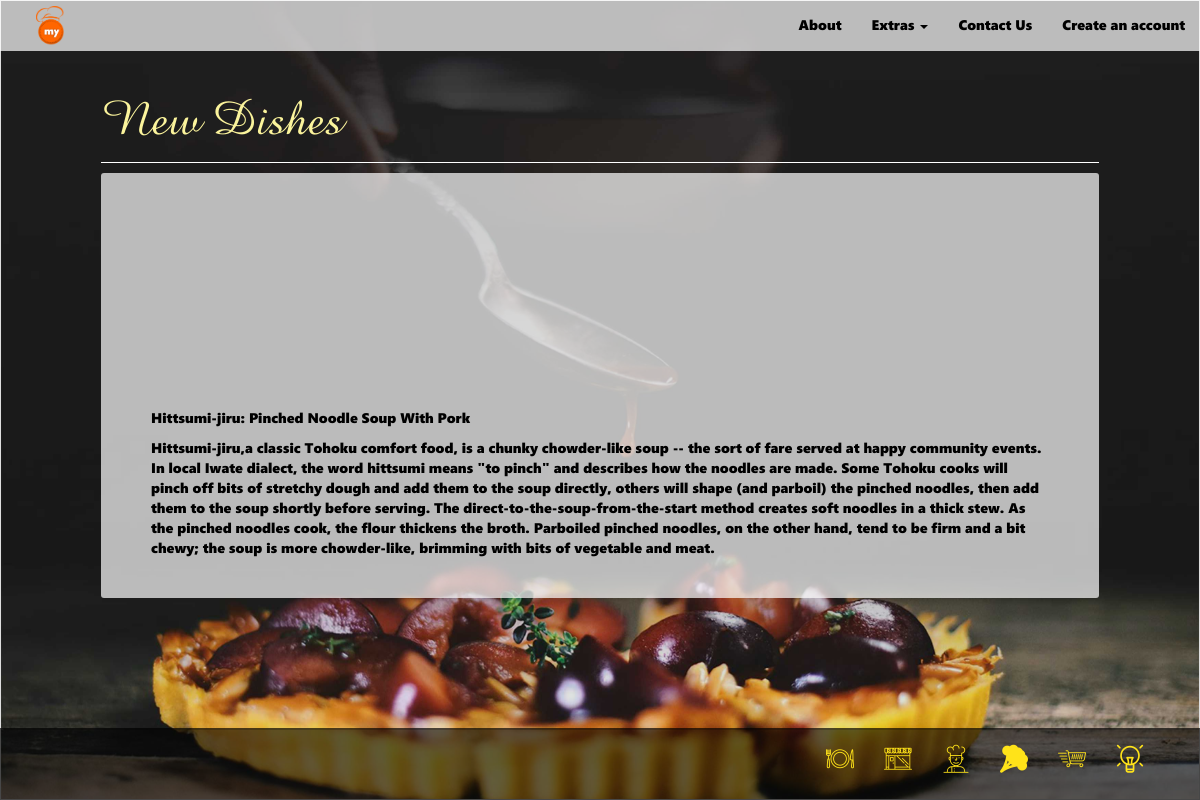
Page /index.php/user/newDishesSub/9 on the committed database.
### tables this page shows
CREATE TABLE `new_meals` (
  `id` int(11) NOT NULL,
  `Heading` text NOT NULL,
  `substring` text NOT NULL,
  `image` text NOT NULL,
  `comment` text NOT NULL,
  `date` timestamp NOT NULL DEFAULT CURRENT_TIMESTAMP
);

### application/controllers/User.php (called while the page is built, shortened)
<?php
class User extends CI_Controller {
	public $data = array(
		'title' => 'MPC',
		'sub_title' => '',
		'email' => '',
		'myOrders' => array(),
		'plan_login_url' => "",
		'session'=>null,
		'level' => 0,
		'page' => 'user',
		'type' => 'Chefs',
		'description' => 'chef meals',
		'keywords' => 'chef, meals',
	);
	public function __construct() {
		$this->data['myOrders'] 	= $this->users_model->fetchMyOrders();
		$this->data['sub_title'] 	= "";
		$this->data['isUser'] 		= false;
		$this->data['session'] 		= $_SESSION['user'] ?? null;
	}
	public function newDishesSub ($id = 0) {
		if ($id === 0) show_404();
		else {
			$this->data['dish'] = $dish = $this->meals_model->getNewMeal($id);
			if (count($this->data['dish']) < 1) show_404();
			else {
				$this->data['sub_title'] = $dish->Heading;
				$this->load->view('user/header', $this->data);
				$this->load->view('user/new_dishes_sub', $this->data);
				$this->load->view('user/footer', $this->data);
			}
		}
	}
}

### index.php (called while the page is built, shortened)
<?php
require_once BASEPATH.'core/CodeIgniter.php';

### application/models/Meals_model.php (called while the page is built, shortened)
<?php
class Meals_model extends CI_Model {
	public function getNewMeal ($id) {
		$this->db
			->select("*")
			->from("new_meals")
			->where(array('id'=>$id));
		$result = $this->db->get()->row();
		return $result;
	}
}

### application/views/user/new_dishes_sub.php (the view, shortened to what this page needs)
<div class="container-fluid full-height background-image background-01 p-l-100 p-r-100 p-t-70">
	<div class="row p-t-10 p-r-30 p-b-20 ">
		<div class="col-sm-12 text-yellow">
			<span class="curly-text-2 font-50 font-normal-100">New Dishes</span>
		</div>
	</div>
	<div class="row">
		<div class="col-sm-12">
			<div class="line-white"></div>
		</div>
	</div>
	<div class="row background-white m-l-00 m-r-00 m-b-100" style="border-radius: 3px;">
		<div class="col-sm-12 p-t-30 p-l-50 p-r-50 p-b-30">
			<div class="row">
				<div class="col-sm-3">
					<div class="background-image" style="height: 200px; border-radius:3px; background-image: url('<?=$dish->image;?>')"></div>
				</div>
			</div>
			<div class="row text-black">
				<div class="col-sm-12 p-t-05">
					<p class="bold font-14"><?=ucwords(base64_decode($dish->Heading));?></p>
					<p class="font-14">
						<?=base64_decode($dish->comment);?>
					</p>
				</div>
			</div>
		</div>
	</div>
</div>

### assets/css/backgrounds.css (style rules this page uses)
.background-image { background-repeat: no-repeat; background-size: cover; background-position: center; }
.background-white { background-color: rgba(255, 255, 255, 0.7); }
.background-01 { background-image: url("../backgrounds/01.jpg"); }

### assets/css/styles.css (style rules this page uses)
html, body { margin: 0; padding: 0; left: 0; right: 0; bottom: 0; top: 0; height: 100%!important; font-family: segoeui_one, segoeui_two, segoeui_three, segoeui_four, segoeui_five, segoeui_six, segui_one, segui_two, segui_three, segui_four, segui_five, segui_six; font-size: 14px; overflow: auto; }
.full-height { padding: 0; left: 0; right: 0; bottom: 0; top: 0; height: 100%!important; font-size: 12px; overflow: auto; }
.container-fluid { border: 1px solid #dedede; }
.p-t-05 { padding-top: 05px!important; }
.p-t-10 { padding-top: 10px!important; }
.p-t-30 { padding-top: 30px!important; }
.p-t-70 { padding-top: 70px!important; }
.p-r-30 { padding-right: 30px!important; }
.p-r-50 { padding-right: 50px!important; }
.p-r-100 { padding-right: 100px!important; }
.p-l-50 { padding-left: 50px!important; }
.p-l-100 { padding-left: 100px!important; }
.p-b-20 { padding-bottom: 20px!important; }
.p-b-30 { padding-bottom: 30px!important; }
.m-r-00 { margin-right: 0px!important; }
.m-l-00 { margin-left: 0px!important; }
.m-b-100 { margin-bottom: 100px!important; }
.font-14 { font-size: 14px !important; }
.font-50 { font-size: 50px !important; }
.font-normal-100 { font-weight: 100; }
.text-yellow { color: #fbf49c!important; }
.text-white { color: #FFFFFF!important; }
.text-black { color: #000000!important; }
.line-white { border: 0px; background-color: rgb(255, 255, 255); height: 1px; margin-top: -10px; margin-bottom: 5px; }
.bold { font-weight: bold; }
.curly-text-2 { font-family: curly-text-2; }
[class^="icon-"], [class*=" icon-"] { font-family: 'icomoon' !important; speak: none; font-style: normal; font-weight: normal; font-variant: normal; text-transform: none; line-height: 1; -webkit-font-smoothing: antialiased; -moz-osx-font-smoothing: grayscale; }
.font-1-4 { font-size: 2em!important; }
.icon-shopping-markets:before { content: "\e901"; }
.icon-ingredients-of-the-month:before { content: "\e902"; }
.icon-chef-of-the-month:before { content: "\e903"; }
.icon-new-places:before { content: "\e904"; }
.icon-cooking-tips:before { content: "\e905"; }
.icon-new-dishes:before { content: "\e900"; }
.color-gold { color: #FFE319!important; }

### rows in the picture
new_meals: Heading "Hittsumi-jiru: Pinched Noodle Soup With Pork", comment "Hittsumi-jiru,a classic Tohoku comfort food, is a chunky chowder-like soup -- the sort of fare served at happy community events. In local Iwate dialect, the word hittsumi means \"to pinch\" and describes how the noodles are made. Some Tohoku cooks will pinch off bits of stretchy dough and add them to the soup directly, others will shape (and parboil) the pinched noodles, then add them to the soup shortly before serving. The direct-to-the-soup-from-the-start method creates soft noodles in a thick stew. As the pinched noodles cook, the flour thickens the broth. Parboiled pinched noodles, on the other hand, tend to be firm and a bit chewy; the soup is more chowder-like, brimming with bits of…"

### other values in the picture
anchor('#about', 'About', array('class'=>"page-scroll text-black")) "About"
